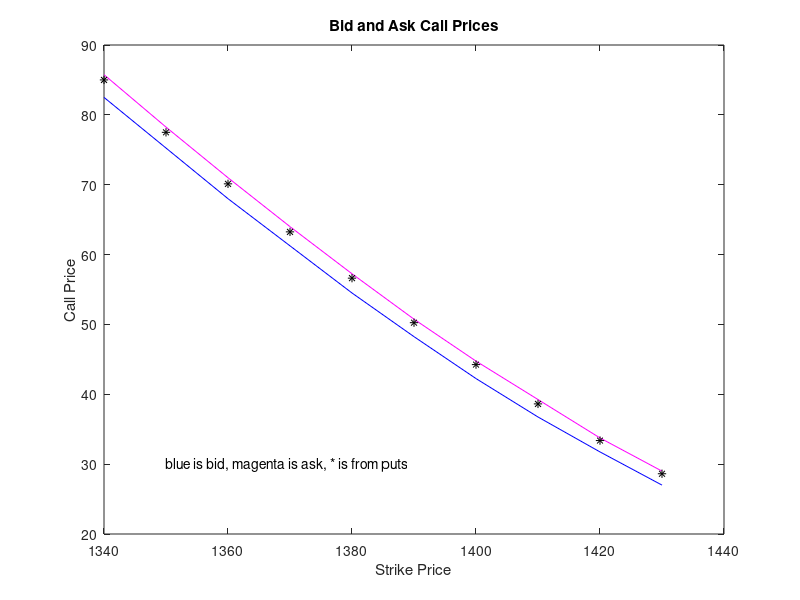
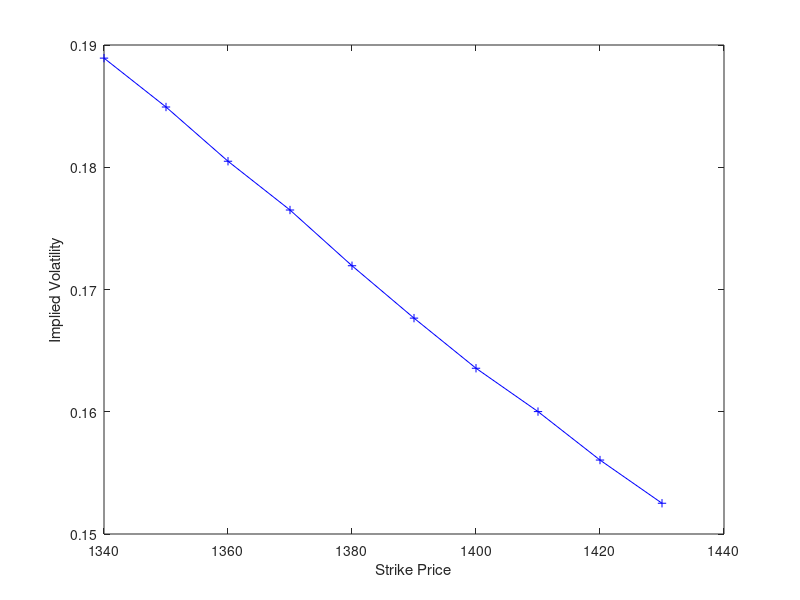
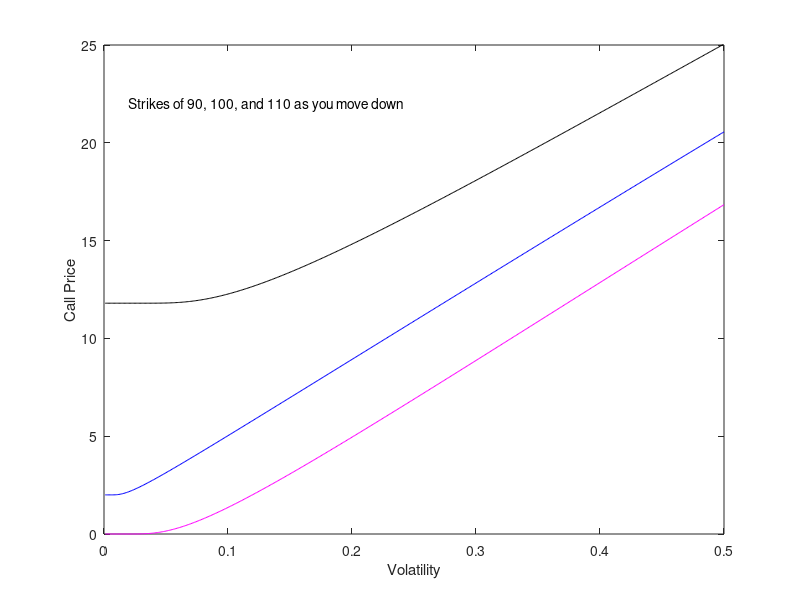

The MATLAB source for these figures, in order:
%  hw6_s13.m 
%  Matlab program for Lab Report #5, Spring 2012 
%  NYU course ECON-UB 233, Macro foundations for asset pricing, Mar 2012.  
%  Written by:  Dave Backus, March 2012 
format compact
format short 
clear all

%%
disp('Answers to Lab Report 6s') 

disp(' ')
disp('------------------------------------------------------------------')
disp('Question 1 (option prices)') 

disp(' ')
disp('Inputs') 
tau = 1;                 % maturity 
q_tau = 0.98;           % bond price
s = 100.00;              % current price of underlying 
k = [95; 100; 105];     % strike prices 

% BSM formula
% define price as function of sigma, two steps for clarity 
% NB:  these are what Matlab calls anonymous functions, see 
% http://www.mathworks.com/help/matlab/matlab_prog/anonymous-functions.html
d = @(sigma,k) (log(s./(q_tau.*k))+tau*sigma.^2/2)./(sqrt(tau)*sigma);
call = @(sigma,k) s*normcdf(d(sigma,k)) - q_tau.*k.*normcdf(d(sigma,k)-sqrt(tau)*sigma);

disp('(a)') 
q_call_10 = call(0.10,k)

disp('(b)') 
% compute put prices using put-call parity 
q_put_10 = q_call_10 + q_tau*k - s

disp('(c)') 
% compute call prices with higher sigma 
q_call_125 = call(0.125,k)

%disp(' ')
%disp('Strike, Call Prices at vol 0.10 and 0.15, Put Prices at 0.10') 
%[k q_call_10 q_call_15 q_put_10]

disp('(d)') 
% call price v sigma 
sigma = [0.001:0.001:0.50]';

q_call_90 = call(sigma,90);
q_call_100 = call(sigma,100);
q_call_110 = call(sigma,110);

figure(1) 
clf
plot(sigma,q_call_90,'k')
hold on 
plot(sigma,q_call_100,'b')
plot(sigma,q_call_110,'m')
axis([0 0.5 0 25])
xlabel('Volatility') 
ylabel('Call Price') 
text(0.02,22,'Strikes of 90, 100, and 110 as you move down')

%print ...  

disp('(e)')
disp(' ') 
[dummy,i] = min(abs(q_call_110-2.00));
sigma_implied_parte = sigma(i)


%%
disp(' ')
disp('------------------------------------------------------------------')
disp('Question 2 (implied volatilities)') 
clear all 
format compact 

disp(' ')
disp('Inputs') 
tau = 3/12
q_tau = 1.00 
q = 1395.75 

data = [
    1340  82.50 85.75 28.25 30.25; 
    1350  75.25 78.25 30.75 32.75;
    1360  68.00 71.00 33.25 35.50;
    1370  61.25 64.00 36.25 38.75;
    1380  54.50 57.25 39.50 42.25;
    1390  48.25 50.75 43.25 45.75; 
    1400  42.25 44.75 47.00 50.00; 
    1410  36.75 39.25 51.25 54.50; 
    1420  31.75 33.75 56.00 59.25; 
    1430  27.00 29.00 61.25 64.50]; 

b = data(:,1);
call_bid = data(:,2);
call_ask = data(:,3);
put_bid = data(:,4);
put_ask = data(:,5);

call_mid = (call_bid+call_ask)/2;
put_mid = (put_bid+put_ask)/2;

disp(' ')
disp('(a) Calls from puts')

call_fromputs = q - q_tau*b + put_mid;

figure(2) 
clf
plot(b, call_bid, 'b')
hold on 
plot(b, call_ask, 'm')
plot(b, call_fromputs, 'k*')
title('Bid and Ask Call Prices') 
xlabel('Strike Price') 
ylabel('Call Price') 
text(1350,30,'blue is bid, magenta is ask, * is from puts')

print -dpdf hw6_q2a.pdf

%%
disp(' ')
disp('(b) Implied vols for mid calls via secant method')
clear functions 

% BSM formula
% define f = call price as function of sigma, two steps for clarity (or not?) 
d = @(sigma,b) (log(q./(q_tau.*b))+tau*sigma.^2/2)./(sqrt(tau)*sigma);
f = @(sigma,b) q*normcdf(d(sigma,b)) - q_tau.*b.*normcdf(d(sigma,b)-sqrt(tau)*sigma) ... 
        - call_mid;

% convergence parameters 
tol = 1.e-8;
maxit = 50;

% starting values 
% NB:  we do this for log(sigma), which makes sure sigma is positive
x_before = log(0.08) + zeros(size(b));
x_now = log(0.12) + zeros(size(b));
f_before = f(exp(x_before),b);
f_now = f(exp(x_now),b);

% compute implied vol 
t0 = cputime; 
for it = 1:maxit        
    fprime = (f_now - f_before)./(x_now - x_before);
    x_new = x_now - f_now./fprime;
    f_new = f(exp(x_new),b);
    diff_x = max(abs(x_new - x_now));
    diff_f = max(abs(f_new));
%    [it diff_x diff_f]
    
    if max(diff_x,diff_f) < tol, break, end
    
    x_before = x_now;
    x_now = x_new;
    f_before = f_now;
    f_now = f_new; 
end    

% display results
it 
time = cputime - t0 
diffs = [diff_x diff_f]
disp(' ')
disp('Strike/1000 and Vol') 
vol = exp(x_new);
[b/1000 vol]

figure(3) 
clf
plot(b, vol, 'b')
hold on
plot(b, vol, 'b+')
xlabel('Strike Price') 
ylabel('Implied Volatility') 

print -dpdf hw6_q2b.pdf

return